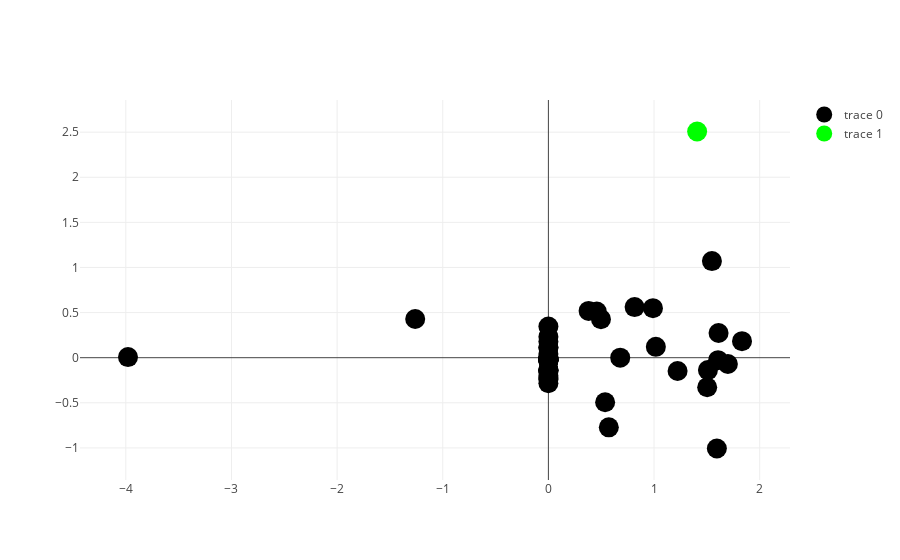

Source (notebook cell):
### Code cell
data1 = go.Scatter(
    x = log2series(kvminus['baseMean'].values),
    y = kvminus['log2FoldChange'].values,
    mode = 'markers',
    marker={"color": "rgb(0,0,0)", "size": 20},
    text=kvminus['SYMBOL'].values
)

data2 = go.Scatter(
    x = log2series(kvplus['baseMean'].values),
    y = kvplus['log2FoldChange'].values,
    mode = 'markers',
    marker={"color": "rgb(0,255,0)", "size": 20},
    text=kvplus['SYMBOL'].values
)
pyo.iplot([data1, data2], filename='kv')

### Figure 1 — Plotly figure (JSON) as saved in the notebook; plotly's stock layout.template omitted (floating-point values rounded to 4 significant figures)
{"data": [{"marker": {"color": "rgb(0, 0, 0)", "size": 20}, "mode": "markers", "text": ["Kcnb1", "Kcnip2", "Kcnv2", "Kcnb2", "Kcnc1", "Kcne2", "Kcnk1", "Kcnmb3", "Kcnn3", "Hcn1", "Kcna2", "Kcna4", "Kcnab3", "Kcnh3", "Kcna1", "Kcna10", "Kcna3", "Kcna6", "Kcna7", "Kcnab1", "Kcnab2", "Kcnc2", "Kcnc3", "Kcnc4", "Kcnd1", "Kcnd2", "Kcnd3", "Kcne1", "Kcne3", "Kcne4", "Kcne5", "Kcnf1", "Kcng1", "Kcng2", "Kcng3", "Kcng4", "Kcnh1", "Kcnh2", "Kcnh4", "Kcnh5", "Kcnh6", "Kcnh7", "Kcnh8", "Kcnip1", "Kcnip3", "Kcnip4", "Kcnj1", "Kcnj10", "Kcnj11", "Kcnj12", "Kcnj13", "Kcnj15", "Kcnj16", "Kcnj2", "Kcnj3", "Kcnj4", "Kcnj5", "Kcnj6", "Kcnj8", "Kcnj9", "Kcnk10", "Kcnk12", "Kcnk13", "Kcnk15", "Kcnk16", "Kcnk17", "Kcnk18", "Kcnk2", "Kcnk3", "Kcnk4", "Kcnk5", "Kcnk6", "Kcnk7", "Kcnk9", "Kcnma1", "Kcnmb1", "Kcnmb2", "Kcnmb4", "Kcnn1", "Kcnn2", "Kcnn4", "Kcnq1", "Kcnq2", "Kcnq3", "Kcnq4", "Kcnq5", "Kcnrg", "Kcns1", "Kcns2", "Kcns3", "Kcnt1", "Kcnt2", "Kcnu1", "Kcnv1", "Hcn2", "Hcn3", "Hcn4"], "type": "scatter", "uid": "f1f0f8f2-d67e-4d5f-94f4-a1bb118a292d", "x": [1.548, 1.595, 1.606, 1.503, 0.572, 1.51, 1.699, 1.611, 1.223, 1.833, 0.6799, 0.5371, 0.816, 1.017, 0, 0, 0, 0, 0, 0, -1.261, 0, 0.3805, 0, 0.9898, 0, 0, 0, 0, 0, 0, 0, 0, 0, 0, 0, 0, -3.979, 0, 0, 0, 0, 0, 0, 0, 0, 0, 0, 0.4579, 0, 0, 0, 0, 0, 0, 0, 0, 0, 0, 0, 0, 0, 0, 0, 0, 0, 0, 0, 0, 0, 0, 0, 0, 0, 0.4976, 0, 0, 0, 0, 0, 0, 0, 0, 0, 0, 0, 0, 0, 0, 0, 0, 0, 0, 0, 0, 0, 0], "y": [1.071, -1.007, -0.02762, -0.3272, -0.772, -0.1371, -0.07031, 0.2736, -0.1471, 0.1833, 0.000622, -0.4939, 0.5607, 0.1204, null, null, 0, null, null, 0.1808, 0.4288, -0.005582, 0.5186, 0.1171, 0.5494, 0.3449, -0.03773, null, null, -0.03145, null, null, null, null, null, -0.02784, null, 0.00703, null, -0.02031, -0.02031, 0.11, null, null, null, null, null, null, 0.5121, null, -0.2255, null, null, -0.1391, -0.2429, -0.02784, null, null, null, null, null, -0.1391, null, null, null, null, null, null, 0.2321, -0.02031, null, null, null, null, 0.4274, null, -0.1997, null, -0.2838, null, null, null, null, null, 0, -0.02784, 0, null, -0.1356, null, -0.02784, null, null, null, 0.03971, -0.1582, -0.1356]}, {"marker": {"color": "rgb(0,255,0)", "size": 20}, "mode": "markers", "text": ["Kcnj14"], "type": "scatter", "uid": "e49b7c54-4c47-493e-8f22-b90587350fee", "x": [1.408], "y": [2.508]}], "layout": {"autosize": true, "xaxis": {"autorange": true, "range": [-4.368, 2.221], "type": "linear"}, "yaxis": {"autorange": true, "range": [-1.426, 2.927], "type": "linear"}}}
